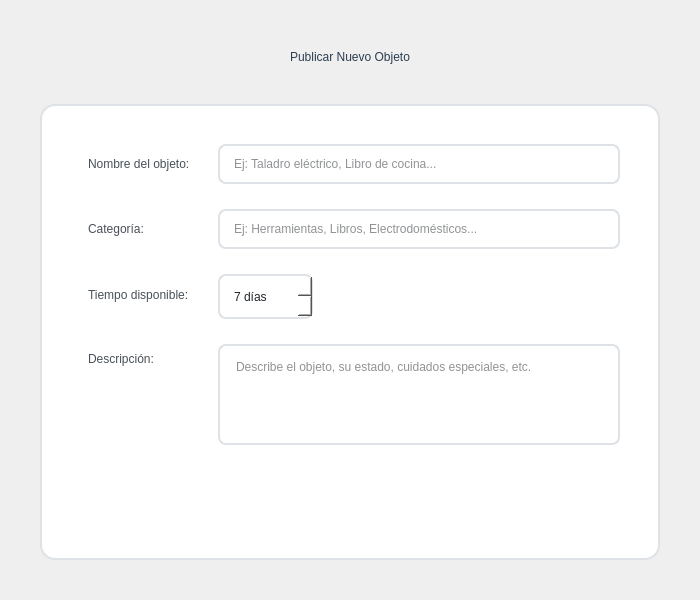
<?xml version="1.0" encoding="UTF-8"?>
<ui version="4.0">
 <class>FormularioObjeto</class>
 <widget class="QWidget" name="FormularioObjeto">
  <property name="geometry">
   <rect>
    <x>0</x>
    <y>0</y>
    <width>700</width>
    <height>600</height>
   </rect>
  </property>
  <property name="minimumSize">
   <size>
    <width>600</width>
    <height>500</height>
   </size>
  </property>
  <property name="styleSheet">
   <string notr="true">QWidget#FormularioObjeto {
    background: qlineargradient(x1: 0, y1: 0, x2: 0, y2: 1,
                                stop: 0 #f8f9fa, stop: 1 #e9ecef);
    border: none;
    color: #212529;
}

QLabel {
    font: 600 12pt "Segoe UI";
    color: #495057;
    background: transparent;
    padding: 5px;
}

QLineEdit {
    background-color: #ffffff;
    border: 2px solid #dee2e6;
    border-radius: 8px;
    padding: 10px 12px;
    font: 11pt "Segoe UI";
    color: #212529;
    selection-background-color: #e3f2fd;
    selection-color: #1976d2;
}

QLineEdit:focus {
    border-color: #80bdff;
    box-shadow: 0 0 0 3px rgba(0, 123, 255, 0.25);
}

QTextEdit {
    background-color: #ffffff;
    border: 2px solid #dee2e6;
    border-radius: 8px;
    padding: 10px 12px;
    font: 11pt "Segoe UI";
    color: #212529;
    selection-background-color: #e3f2fd;
    selection-color: #1976d2;
}

QTextEdit:focus {
    border-color: #80bdff;
    box-shadow: 0 0 0 3px rgba(0, 123, 255, 0.25);
}

QSpinBox {
    background-color: #ffffff;
    border: 2px solid #dee2e6;
    border-radius: 8px;
    padding: 8px 12px;
    font: 11pt "Segoe UI";
    color: #212529;
    min-height: 25px;
}

QSpinBox:focus {
    border-color: #80bdff;
    box-shadow: 0 0 0 2px rgba(0, 123, 255, 0.25);
}

QPushButton {
    background: qlineargradient(x1: 0, y1: 0, x2: 0, y2: 1,
                                stop: 0 #007bff, stop: 1 #0056b3);
    color: white;
    border: none;
    border-radius: 10px;
    font: bold 12pt "Segoe UI";
    padding: 12px 20px;
    min-width: 100px;
}

QPushButton:hover {
    background: qlineargradient(x1: 0, y1: 0, x2: 0, y2: 1,
                                stop: 0 #0056b3, stop: 1 #004085);
}

QPushButton:pressed {
    background: qlineargradient(x1: 0, y1: 0, x2: 0, y2: 1,
                                stop: 0 #004085, stop: 1 #002752);
}

QPushButton#pushButtonLimpiar {
    background: qlineargradient(x1: 0, y1: 0, x2: 0, y2: 1,
                                stop: 0 #6c757d, stop: 1 #495057);
}

QPushButton#pushButtonLimpiar:hover {
    background: qlineargradient(x1: 0, y1: 0, x2: 0, y2: 1,
                                stop: 0 #5a6268, stop: 1 #343a40);
}

QPushButton#pushButtonLimpiar:pressed {
    background: qlineargradient(x1: 0, y1: 0, x2: 0, y2: 1,
                                stop: 0 #495057, stop: 1 #212529);
}</string>
  </property>
  <property name="windowTitle">
   <string>Publicar Objeto</string>
  </property>
  <layout class="QVBoxLayout" name="verticalLayout">
   <property name="spacing">
    <number>30</number>
   </property>
   <property name="leftMargin">
    <number>40</number>
   </property>
   <property name="topMargin">
    <number>40</number>
   </property>
   <property name="rightMargin">
    <number>40</number>
   </property>
   <property name="bottomMargin">
    <number>40</number>
   </property>
   <item>
    <widget class="QLabel" name="labelTitulo">
     <property name="styleSheet">
      <string notr="true">QLabel {
    font: 700 20pt "Segoe UI";
    color: #2c3e50;
    background: transparent;
    padding: 10px;
    border-radius: 8px;
}</string>
     </property>
     <property name="text">
      <string>Publicar Nuevo Objeto</string>
     </property>
     <property name="alignment">
      <set>Qt::AlignCenter</set>
     </property>
    </widget>
   </item>
   <item>
    <widget class="QWidget" name="widgetContenedor" native="true">
     <property name="styleSheet">
      <string notr="true">QWidget#widgetContenedor {
    background-color: rgba(255, 255, 255, 250);
    border: 2px solid #dee2e6;
    border-radius: 15px;
    box-shadow: 0 4px 6px rgba(0, 0, 0, 0.1);
}</string>
     </property>
     <layout class="QVBoxLayout" name="verticalLayoutContenedor">
      <property name="spacing">
       <number>30</number>
      </property>
      <property name="leftMargin">
       <number>40</number>
      </property>
      <property name="topMargin">
       <number>40</number>
      </property>
      <property name="rightMargin">
       <number>40</number>
      </property>
      <property name="bottomMargin">
       <number>40</number>
      </property>
      <item>
    <layout class="QFormLayout" name="formLayout">
     <property name="fieldGrowthPolicy">
      <enum>QFormLayout::FieldGrowthPolicy::ExpandingFieldsGrow</enum>
     </property>
     <property name="rowWrapPolicy">
      <enum>QFormLayout::RowWrapPolicy::DontWrapRows</enum>
     </property>
     <property name="labelAlignment">
      <set>Qt::AlignmentFlag::AlignLeft|Qt::AlignmentFlag::AlignVCenter</set>
     </property>
     <property name="horizontalSpacing">
      <number>20</number>
     </property>
     <property name="verticalSpacing">
      <number>25</number>
     </property>
     <item row="0" column="0">
      <widget class="QLabel" name="label">
       <property name="enabled">
        <bool>true</bool>
       </property>
       <property name="text">
        <string>Nombre del objeto:</string>
       </property>
       <property name="alignment">
        <set>Qt::AlignmentFlag::AlignLeft|Qt::AlignmentFlag::AlignVCenter</set>
       </property>
      </widget>
     </item>
     <item row="0" column="1">
      <widget class="QLineEdit" name="lineEditNombre">
       <property name="placeholderText">
        <string>Ej: Taladro eléctrico, Libro de cocina...</string>
       </property>
      </widget>
     </item>
     <item row="1" column="0">
      <widget class="QLabel" name="label_2">
       <property name="text">
        <string>Categoría:</string>
       </property>
      </widget>
     </item>
     <item row="1" column="1">
      <widget class="QLineEdit" name="lineEditCategoria">
       <property name="placeholderText">
        <string>Ej: Herramientas, Libros, Electrodomésticos...</string>
       </property>
      </widget>
     </item>
     <item row="2" column="0">
      <widget class="QLabel" name="label_4">
       <property name="text">
        <string>Tiempo disponible:</string>
       </property>
      </widget>
     </item>
     <item row="2" column="1">
      <layout class="QHBoxLayout" name="horizontalLayout_tiempo">
       <item>
        <widget class="QSpinBox" name="spinBoxTiempo">
         <property name="suffix">
          <string> días</string>
         </property>
         <property name="minimum">
          <number>1</number>
         </property>
         <property name="maximum">
          <number>365</number>
         </property>
         <property name="value">
          <number>7</number>
         </property>
        </widget>
       </item>
       <item>
        <spacer name="horizontalSpacer_2">
         <property name="orientation">
          <enum>Qt::Orientation::Horizontal</enum>
         </property>
         <property name="sizeHint" stdset="0">
          <size>
           <width>40</width>
           <height>20</height>
          </size>
         </property>
        </spacer>
       </item>
      </layout>
     </item>
     <item row="3" column="0">
      <widget class="QLabel" name="label_3">
       <property name="text">
        <string>Descripción:</string>
       </property>
       <property name="alignment">
        <set>Qt::AlignmentFlag::AlignLeft|Qt::AlignmentFlag::AlignTop</set>
       </property>
      </widget>
     </item>
     <item row="3" column="1">
      <widget class="QTextEdit" name="textEditDescripcion">
       <property name="minimumSize">
        <size>
         <width>0</width>
         <height>100</height>
        </size>
       </property>
       <property name="maximumSize">
        <size>
         <width>16777215</width>
         <height>150</height>
        </size>
       </property>
       <property name="placeholderText">
        <string>Describe el objeto, su estado, cuidados especiales, etc.</string>
       </property>
      </widget>
     </item>
    </layout>
      </item>
      <item>
       <spacer name="verticalSpacer">
        <property name="orientation">
         <enum>Qt::Orientation::Vertical</enum>
        </property>
        <property name="sizeType">
         <enum>QSizePolicy::Policy::Expanding</enum>
        </property>
        <property name="sizeHint" stdset="0">
         <size>
          <width>20</width>
          <height>30</height>
         </size>
        </property>
       </spacer>
      </item>
      <item>
       <layout class="QHBoxLayout" name="horizontalLayout_botones">
        <item>
         <spacer name="horizontalSpacer">
          <property name="orientation">
           <enum>Qt::Orientation::Horizontal</enum>
          </property>
          <property name="sizeHint" stdset="0">
           <size>
            <width>40</width>
            <height>20</height>
           </size>
          </property>
         </spacer>
        </item>
        <item>
         <widget class="QPushButton" name="pushButtonLimpiar">
          <property name="minimumSize">
           <size>
            <width>140</width>
            <height>45</height>
           </size>
          </property>
          <property name="text">
           <string>Limpiar</string>
          </property>
         </widget>
        </item>
        <item>
         <widget class="QPushButton" name="pushButtonGuardar">
          <property name="minimumSize">
           <size>
            <width>140</width>
            <height>45</height>
           </size>
          </property>
          <property name="text">
           <string>Guardar</string>
          </property>
          <property name="default">
           <bool>true</bool>
          </property>
         </widget>
        </item>
       </layout>
      </item>
     </layout>
    </widget>
   </item>
  </layout>
 </widget>
 <resources/>
 <connections/>
</ui>
